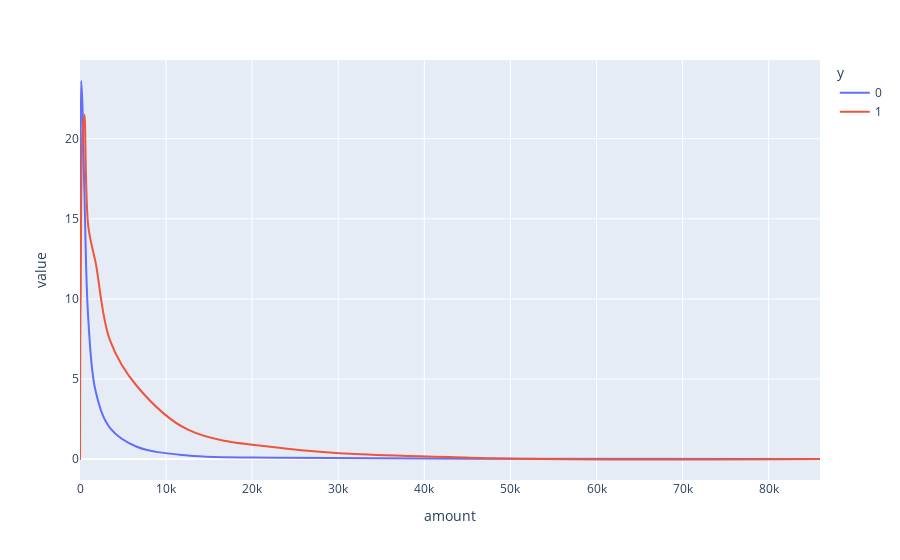

This figure's notebook cell:
### Code cell
df_X_avg = df_X[['y', col, 'value']].groupby(['y', col]).mean()
df_X_avg = df_X_avg.reset_index(drop=False)
tmp = np.exp(bins[col])
df_X_avg['amount'] = df_X_avg[col].map(dict(zip(range(len(tmp)), tmp)))
df_X_avg.loc[df_X_avg['amount'] <= 1, 'value'] = 0


fig = px.line(df_X_avg, x="amount", y="value", color='y', line_shape='spline')
fig.show()

### Figure 1 — Plotly figure (JSON) as saved in the notebook; plotly's stock layout.template omitted (floating-point values rounded to 4 significant figures)
{"data": [{"hovertemplate": "y=0<br>amount=%{x}<br>value=%{y}<extra></extra>", "legendgroup": "0", "line": {"color": "#636efa", "dash": "solid", "shape": "spline"}, "mode": "lines", "name": "0", "orientation": "v", "showlegend": true, "type": "scatter", "x": [0.0007143, 0.001357, 0.002577, 0.004895, 0.009299, 0.01766, 0.03355, 0.06373, 0.121, 0.2299, 0.4367, 0.8296, 1.576, 2.993, 5.686, 10.8, 20.51, 38.97, 74.01, 140.6, 267.0, 507.2, 963.5, 1830.0, 3476.0, 6603.0, 12540.0, 23820.0, 45260.0, 85960.0], "xaxis": "x", "y": [0, 0, 0, 0, 0, 0, 0, 0, 0, 0, 0, 0, 1.365, 2.313, 4.303, 5.671, 10.67, 15.3, 17.84, 23.61, 22.33, 16.76, 8.735, 4.198, 1.946, 0.7666, 0.2217, 0.08497, 0.008803, 0.0002615], "yaxis": "y"}, {"hovertemplate": "y=1<br>amount=%{x}<br>value=%{y}<extra></extra>", "legendgroup": "1", "line": {"color": "#EF553B", "dash": "solid", "shape": "spline"}, "mode": "lines", "name": "1", "orientation": "v", "showlegend": true, "type": "scatter", "x": [0.0007143, 0.001357, 0.002577, 0.004895, 0.009299, 0.01766, 0.03355, 0.06373, 0.121, 0.2299, 0.4367, 0.8296, 1.576, 2.993, 5.686, 10.8, 20.51, 38.97, 74.01, 140.6, 267.0, 507.2, 963.5, 1830.0, 3476.0, 6603.0, 12540.0, 23820.0, 45260.0, 85960.0], "xaxis": "x", "y": [0, 0, 0, 0, 0, 0, 0, 0, 0, 0, 0, 0, 1.494, 1.728, 3.344, 4.85, 7.13, 9.06, 10.33, 15.93, 19.9, 21.52, 14.53, 12.23, 7.43, 4.56, 1.829, 0.6595, 0.0856, 0], "yaxis": "y"}], "layout": {"legend": {"title": {"text": "y"}, "tracegroupgap": 0}, "margin": {"t": 60}, "xaxis": {"anchor": "y", "domain": [0, 1], "title": {"text": "amount"}}, "yaxis": {"anchor": "x", "domain": [0, 1], "title": {"text": "value"}}}}
